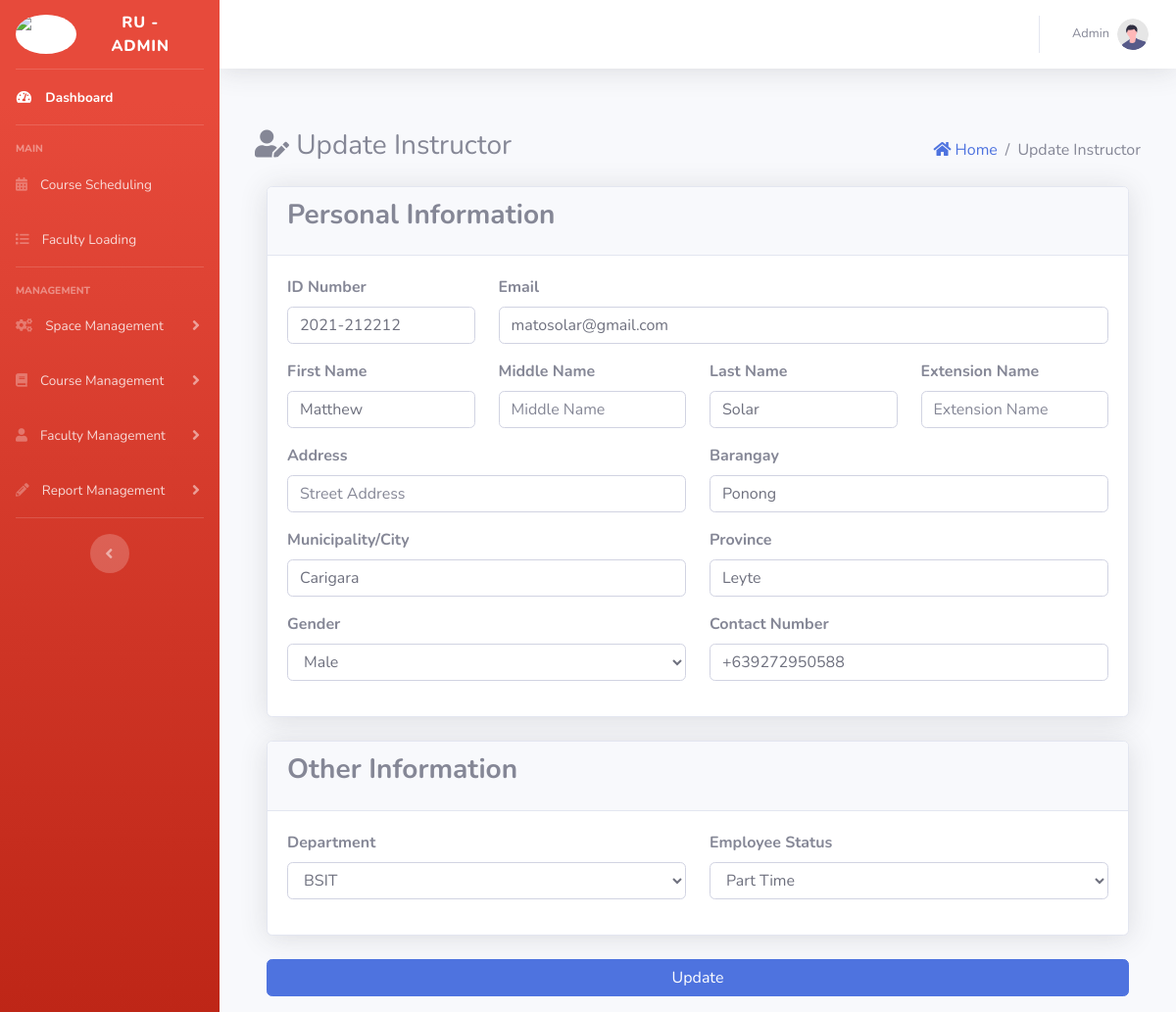
Page /admin/index.php?page=view_faculty&id=42 (signed in) on the committed database.
### tables this page shows
CREATE TABLE `users` (
  `id` int(30) NOT NULL,
  `fname` varchar(255) NOT NULL,
  `mname` varchar(255) DEFAULT NULL,
  `lname` varchar(255) NOT NULL,
  `extname` varchar(255) DEFAULT NULL,
  `username` varchar(255) NOT NULL,
  `password` varchar(255) NOT NULL,
  `type` int(11) NOT NULL DEFAULT 0 COMMENT '0=Admin, 1=Instructor, 2= Super Admin\r\n',
  `program_id` int(30) NOT NULL,
  `created_at` timestamp NOT NULL DEFAULT current_timestamp(),
  `updated_at` timestamp NOT NULL DEFAULT current_timestamp() ON UPDATE current_timestamp()
);

CREATE TABLE `faculty` (
  `id` int(30) NOT NULL,
  `user_id` int(30) NOT NULL,
  `program_id` int(11) NOT NULL,
  `designation` varchar(255) DEFAULT NULL,
  `contact` varchar(100) NOT NULL,
  `gender` varchar(100) NOT NULL,
  `street` varchar(255) DEFAULT NULL,
  `barangay` varchar(255) DEFAULT NULL,
  `municipality` varchar(255) DEFAULT NULL,
  `province` varchar(255) DEFAULT NULL,
  `email` varchar(200) NOT NULL,
  `created_at` timestamp NOT NULL DEFAULT current_timestamp(),
  `updated_at` timestamp NOT NULL DEFAULT current_timestamp() ON UPDATE current_timestamp()
);

### admin/view_faculty.php (the view, shortened to what this page needs)
<?php
include 'db_connect.php';
if (isset($_GET['id'])) {
	$id = $_GET['id'];
	$userQuery = "SELECT * FROM users WHERE id = ?";
	$stmt = $conn->prepare($userQuery);
	$stmt->bind_param("i", $id);
	$stmt->execute();
	$userResult = $stmt->get_result();
	$user = $userResult->fetch_assoc();
	$infoQuery = "SELECT faculty.*, program.program_code
	              FROM faculty
	              LEFT JOIN program ON faculty.program_id = program.id
	              WHERE faculty.user_id = ?";
	$stmt = $conn->prepare($infoQuery);
	$stmt->bind_param("i", $id);
	$stmt->execute();
	$infoResult = $stmt->get_result();
	$info = $infoResult->fetch_assoc();
	$programsQuery = "SELECT DISTINCT id, program_name, program_code FROM program";
	$programsResult = $conn->query($programsQuery);
	$programs = [];
	while ($row = $programsResult->fetch_assoc()) {
		$programs[] = $row;
	}
}
?>
<div class="container-fluid">
	<section class="content-header row align-items-center justify-content-between mb-3">
		<h3><i class="fa fa-user-edit"></i> Update Instructor</h3>
		<ol class="breadcrumb bg-transparent p-0 m-0">
			<li class="breadcrumb-item"><a href="index.php?page=home"><i class="fa fa-home"></i> Home</a></li>
			<li class="breadcrumb-item active">Update Instructor</li>
		</ol>
	</section>
	<section class="content">
		<div class="row">
			<form class="form-horizontal needs-validation col-md-12" method='post' id="instructorForm" novalidate>
				<div class="card card-default shadow mb-4">
					<div class="card-header">
						<h3 class="card-title"><b>Personal Information</b></h3>
					</div>
					<div class="card-body">
						<div class="form-group row">
							<div class="col-md-3">
								<label><b>ID Number</b></label>
								<input class="form-control" value="<?php echo $user['username']; ?>" name="username" placeholder="ID Number*" type="text" required>
							</div>
							<div class="col-md-9">
								<label><b>Email</b></label>
								<input class="form-control" name='email' value="<?php echo $info['email']; ?>" placeholder='Email Address' type="email" required>
							</div>
						</div>
						<div class="form-group row">
							<div class="col-md-3">
								<label><b>First Name</b></label>
								<input class="form-control" value="<?php echo $user['fname']; ?>" name='firstname' placeholder='First Name*' type="text" required>
							</div>
							<div class="col-md-3">
								<label><b>Middle Name</b></label>
								<input class="form-control" value="<?php echo $user['mname']; ?>" name='middlename' placeholder='Middle Name' type="text">
							</div>
							<div class="col-md-3">
								<label><b>Last Name</b></label>
								<input class="form-control" value="<?php echo $user['lname']; ?>" name='lastname' placeholder='Last Name*' type="text" required>
							</div>
							<div class="col-md-3">
								<label><b>Extension Name</b></label>
								<input class="form-control" value="<?php echo $user['extname']; ?>" name='extensionname' placeholder='Extension Name' type="text">
							</div>
						</div>
						<div class="form-group row">
							<div class="col-md-6">
								<label><b>Address</b></label>
								<input class="form-control" value="<?php echo $info['street']; ?>" name='street' placeholder='Street Address' type="text">
							</div>
							<div class="col-md-6">
								<label><b>Barangay</b></label>
								<input class="form-control" value="<?php echo $info['barangay']; ?>" name='barangay' placeholder='Barangay*' type="text" required>
							</div>
						</div>
						<div class="form-group row">
							<div class="col-md-6">
								<label><b>Municipality/City</b></label>
								<input class="form-control" value="<?php echo $info['municipality']; ?>" name='municipality' placeholder='Municipality/City*' type="text" required>
							</div>
							<div class="col-md-6">
								<label><b>Province</b></label>
								<input class="form-control" value="<?php echo $info['province']; ?>" name='province' placeholder='Province*' type="text" required>
							</div>
						</div>
						<div class="form-group row">
							<div class="col-md-6">
								<label><b>Gender</b></label>
								<select class="form-control" name='gender' required>
									<option value='Male' <?php if ($info['gender'] == 'Male') echo "selected='selected'"; ?>>Male</option>
								</select>
							</div>
							<div class="col-md-6">
								<label><b>Contact Number</b></label>
								<input class="form-control" value="<?php echo $info['contact']; ?>" name='contact' placeholder='Contact Number' type="text" required pattern="^\+639\d{9}$">
							</div>
						</div>
					</div>
				</div>
				<div class="card card-default shadow mb-4">
					<div class="card-header">
						<h3 class="card-title"><b>Other Information</b></h3>
					</div>
					<div class="card-body">
						<div class="form-group row">
							<div class="col-md-6">
								<label><b>Department</b></label>
								<select name="program" class="form-control" required>
									<?php foreach ($programs as $program) : ?>
										<option value="<?php echo $program['id']; ?>" <?php if ($info['program_code'] == $program['program_code']) echo "selected='selected'"; ?>><?php echo $program['program_code']; ?></option>
									<?php endforeach; ?>
								</select>
							</div>
							<div class="col-md-6">
								<label><b>Employee Status</b></label>
								<select name="designation" class="form-control" required>
									<option value="Part Time" <?php if ($info['designation'] == 'Part Time') echo "selected='selected'"; ?>>Part Time</option>
								</select>
							</div>
						</div>
					</div>
				</div>
				<div class="form-group row">
					<div class="col-md-12">
						<input type='submit' class='btn btn-primary col-md-12' value='Update'>
					</div>
				</div>
			</form>
		</div>
	</section>
</div>

### admin/index.php (shortened to what this page needs)
<!DOCTYPE html>
<html lang="en">
<head>
  <?php
  include '../includes/header.php';
  ?>
</head>
<body>
  <?php include '../includes/navbar1.php' ?>
</body>
</html>

### includes/header.php (shortened to what this page needs)
<link href="../assets/css/sb-admin-2.min.css" rel="stylesheet">
<link href="../assets/css/sb-admin-2.css" rel="stylesheet">
<link href="../assets/vendor/datatables/dataTables.bootstrap4.min.css" rel="stylesheet">
<link href="../assets/vendor/fontawesome-free/css/all.min.css" rel="stylesheet" type="text/css">

### includes/navbar1.php (shortened to what this page needs)
<body id="page-top">
    <div id="wrapper">
        <ul class="navbar-nav bg-gradient-danger sidebar sidebar-dark accordion" id="accordionSidebar">
            <a class="sidebar-brand d-flex align-items-center justify-content-center" href="index.php?page=home">
                <div class="sidebar-brand-icon">
                    <img src="../assets/img/1-removebg-preview.png" alt="logo">
                </div>
                <div class="sidebar-brand-text mx-3">RU - Admin</div>
            </a>
            <hr class="sidebar-divider my-0">
            <li class="nav-item active">
                <a class="nav-link" href="index.php?page=home">
                    <i class="fas fa-fw fa-tachometer-alt"></i>
                    <span>Dashboard</span>
                </a>
            </li>
            <hr class="sidebar-divider">
            <div class="sidebar-heading">Main</div>
            <li class="nav-item">
                <a class="nav-link" href="index.php?page=course_scheduling">
                    <i class="fas fa-calendar-alt"></i>
                    <span>Course Scheduling</span>
                </a>
            </li>
            <li class="nav-item">
                <a class="nav-link" href="index.php?page=faculty_loading">
                    <i class="fa fa-list"></i>
                    <span>Faculty Loading</span>
                </a>
            </li>
            <hr class="sidebar-divider">
            <div class="sidebar-heading">Management</div>
            <li class="nav-item">
                <a class="nav-link collapsed" href="#" data-toggle="collapse" data-target="#collapseRoom" aria-expanded="true" aria-controls="collapseRoom">
                    <i class="fas fa-cogs"></i>
                    <span>Space Management</span>
                </a>
            </li>
            <li class="nav-item">
                <a class="nav-link collapsed" href="#" data-toggle="collapse" data-target="#collapseUtilities" aria-expanded="true" aria-controls="collapseUtilities">
                    <i class="fas fa-book"></i>
                    <span>Course Management</span>
                </a>
            </li>
            <li class="nav-item">
                <a class="nav-link collapsed" href="#" data-toggle="collapse" data-target="#collapseFaculty" aria-expanded="true" aria-controls="collapseFaculty">
                    <i class="fas fa-user"></i>
                    <span>Faculty Management</span>
                </a>
            </li>
            <li class="nav-item">
                <a class="nav-link collapsed" href="#" data-toggle="collapse" data-target="#collapseReport" aria-expanded="true" aria-controls="collapseReport">
                    <i class="fas fa-pencil-alt"></i>
                    <span>Report Management</span>
                </a>
            </li>
            <hr class="sidebar-divider d-none d-md-block">
            <div class="text-center d-none d-md-inline">
                <button class="rounded-circle border-0" id="sidebarToggle"></button>
            </div>
        </ul>
        <div id="content-wrapper" class="d-flex flex-column">
            <div id="content">
                <nav class="navbar navbar-expand navbar-light bg-white topbar mb-4 static-top shadow">
                    <ul class="navbar-nav ml-auto">
                        <li class="nav-item dropdown no-arrow">
                            <a class="nav-link dropdown-toggle" href="#" id="userDropdown" role="button" data-toggle="dropdown" aria-haspopup="true" aria-expanded="false">
                                <span class="mr-2 d-none d-lg-inline text-gray-600 small"><?php echo $_SESSION['login_fname'] ?></span>
                                <img class="img-profile rounded-circle" src="../assets/img/undraw_profile.svg">
                            </a>
                        </li>
                    </ul>
                </nav>
                <main id="view-panel">
                    <div class="container-fluid">
                        <?php $page = isset($_GET['page']) ? $_GET['page'] : 'home'; ?>
                        <?php include $page . '.php'; ?>
                    </div>
                </main>
            </div>
        </div>
    </div>
</body>

### admin/index.php (style rules this page uses)
body { background: #80808045; }

### includes/navbar1.php (style rules this page uses)
img { width: 40px; height: 40px; background-color: #ffffff; border-radius: 50%; }
span { margin-left: 5px; }

### rows in the picture
users: username "2021-212212", firstname "Matthew", lastname "Solar"
faculty: email "matosolar@gmail.com", barangay "Ponong", municipality "Carigara", province "Leyte", gender "Male", contact "+639272950588", designation "Part Time"

### other values in the picture
$_SESSION['login_fname'] "Admin"
form field program "BSIT"
